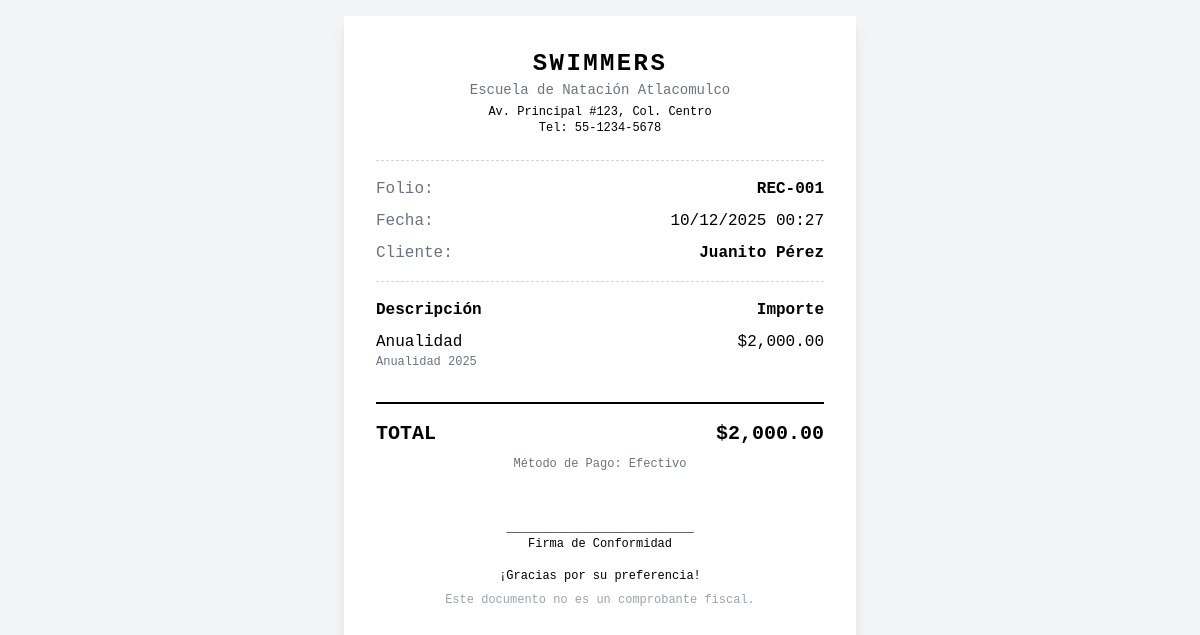
/finanzas/recibo/1 (signed in), run on the app's committed database.
### app/models.py (models this page shows, shortened)
class Pago(db.Model):
    id = db.Column(db.Integer, primary_key=True)
    folio_recibo = db.Column(db.String(20))
    socio_id = db.Column(db.Integer, db.ForeignKey('socio.id'), nullable=False)
    fecha_pago = db.Column(db.DateTime, default=datetime.utcnow)
    concepto_tipo = db.Column(db.String(50)) # Mensualidad, Anualidad
    detalle_concepto = db.Column(db.String(100)) # Noviembre 2024
    monto_base = db.Column(db.Float)
    monto_ajuste = db.Column(db.Float, default=0.0)
    total_cobrado = db.Column(db.Float)
    metodo_pago = db.Column(db.String(50))
    requiere_factura = db.Column(db.Boolean, default=False)

class Socio(db.Model):
    id = db.Column(db.Integer, primary_key=True)
    folio = db.Column(db.String(20), unique=True, index=True) # SW0001
    nombre_completo = db.Column(db.String(100), nullable=False)
    foto = db.Column(db.String(200)) # URL o path del archivo
    telefono = db.Column(db.String(20))
    email = db.Column(db.String(120))
    nivel = db.Column(db.String(20), nullable=False)
    fecha_registro = db.Column(db.DateTime, default=datetime.utcnow)
    membresia_id = db.Column(db.Integer, db.ForeignKey('membresia.id'))
    inscripciones = db.relationship('Inscripcion', backref='socio', lazy='dynamic')
    asistencias = db.relationship('Asistencia', backref='socio', lazy='dynamic')
    pagos = db.relationship('Pago', backref='socio', lazy='dynamic')

### app/routes/finanzas.py (the view)
@finanzas_bp.route('/recibo/<int:id>')
@login_required
def ver_recibo(id):
    pago = Pago.query.get_or_404(id)
    return render_template('finanzas/recibo_print.html', pago=pago)

### app/models.py (called while the page is built)
@login.user_loader
def load_user(id):
    return User.query.get(int(id))

### app/templates/finanzas/recibo_print.html (shortened to what this page needs)
<!DOCTYPE html>
<html lang="es">
<head>
    <script src="https://cdn.tailwindcss.com"></script>
</head>
<body class="bg-gray-100 p-4 flex justify-center min-h-screen">
    <div class="bg-white p-8 shadow-lg max-w-lg w-full print-border relative">
        <div class="text-center mb-6">
            <h1 class="text-2xl font-bold uppercase tracking-widest">Swimmers</h1>
            <p class="text-sm text-gray-500">Escuela de Natación Atlacomulco</p>
            <p class="text-xs mt-1">Av. Principal #123, Col. Centro</p>
            <p class="text-xs">Tel: 55-1234-5678</p>
        </div>
        <hr class="border-dashed border-gray-300 my-4">
        <div class="flex justify-between mb-2">
            <span class="text-gray-500">Folio:</span>
            <span class="font-bold">{{ pago.folio_recibo }}</span>
        </div>
        <div class="flex justify-between mb-2">
            <span class="text-gray-500">Fecha:</span>
            <span>{{ pago.fecha_pago.strftime('%d/%m/%Y %H:%M') }}</span>
        </div>
        <div class="flex justify-between mb-4">
            <span class="text-gray-500">Cliente:</span>
            <span class="font-bold text-right">{{ pago.socio.nombre_completo }}</span>
        </div>
        <hr class="border-dashed border-gray-300 my-4">
        <div class="mb-8">
            <div class="flex justify-between font-bold mb-2">
                <span>Descripción</span>
                <span>Importe</span>
            </div>
            <div class="flex justify-between items-start mb-2">
                <div>
                    <p>{{ pago.concepto_tipo }}</p>
                    <p class="text-xs text-gray-500">{{ pago.detalle_concepto }}</p>
                </div>
                <span>${{ "{:,.2f}".format(pago.monto_base) }}</span>
            </div>
        </div>
        <div class="border-t-2 border-black pt-4 mb-8">
            <div class="flex justify-between text-xl font-bold">
                <span>TOTAL</span>
                <span>${{ "{:,.2f}".format(pago.total_cobrado) }}</span>
            </div>
            <p class="text-xs text-center mt-2 text-gray-500">Método de Pago: {{ pago.metodo_pago }}</p>
        </div>
        <div class="text-center text-xs mt-12">
            <p>__________________________</p>
            <p class="mb-4">Firma de Conformidad</p>
            <p>¡Gracias por su preferencia!</p>
            <p class="text-gray-400 mt-2">Este documento no es un comprobante fiscal.</p>
        </div>
    </div>
</body>
</html>

### app/templates/finanzas/recibo_print.html (style rules this page uses)
body { font-family: 'Courier New', Courier, monospace; }

### data on the page
Pago: folio_recibo "REC-001", fecha_pago "10/12/2025 00:27", concepto_tipo "Anualidad", detalle_concepto "Anualidad 2025", monto_base "2,000.00", total_cobrado "2,000.00", metodo_pago "Efectivo"
Socio: socio.nombre_completo "Juanito Pérez"
